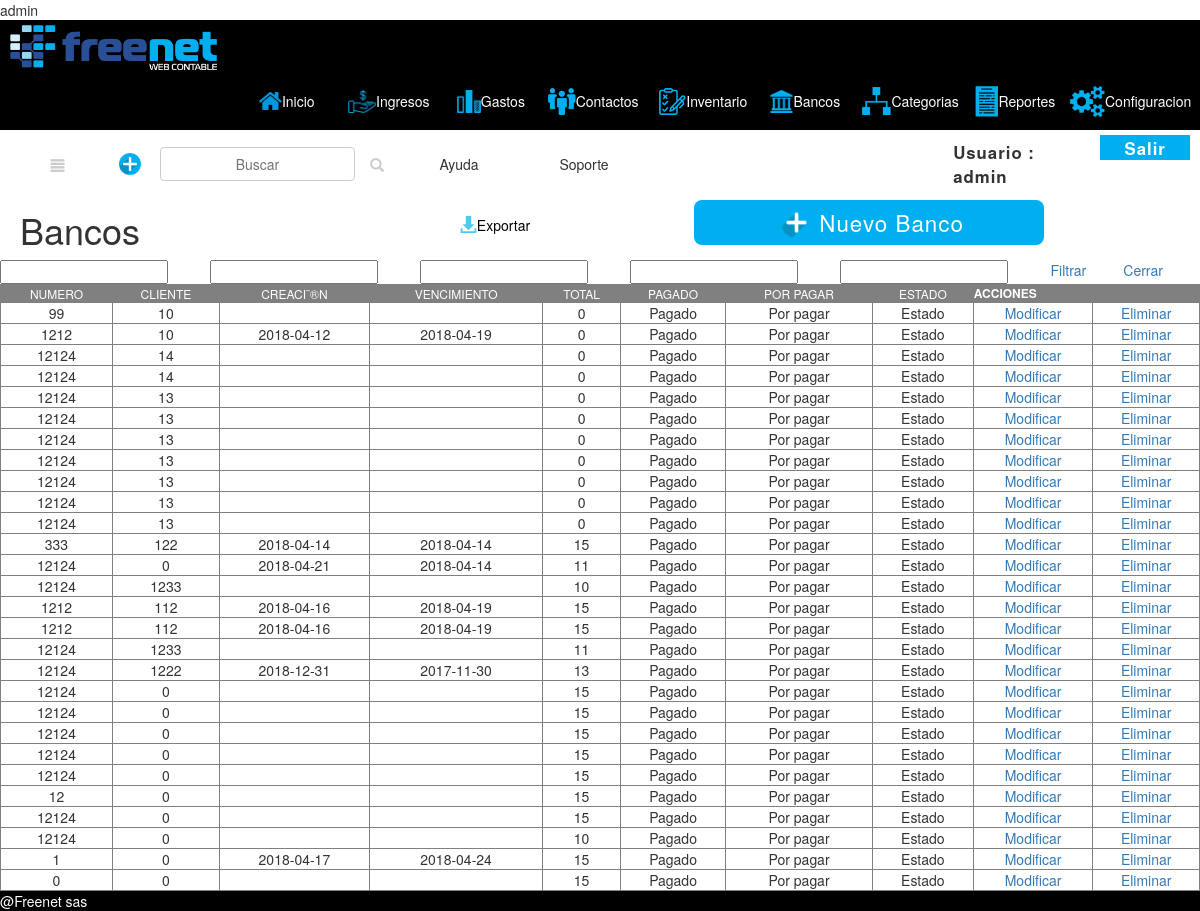
Page /bancos/bancos.php (signed in) on the committed database.
### tables this page shows
CREATE TABLE `entradas` (
  `numeracion` int(11) NOT NULL,
  `numero` int(11) NOT NULL,
  `notas` varchar(200) NOT NULL,
  `fecha` varchar(14) NOT NULL,
  `vencimiento` varchar(14) NOT NULL,
  `plazo` varchar(15) NOT NULL,
  `bodega` varchar(30) NOT NULL,
  `id_entrada` int(11) NOT NULL,
  `tipo_entrada` varchar(20) NOT NULL,
  `fecha_entrada` date NOT NULL,
  `hora_entrada` time NOT NULL,
  `subtotal` double NOT NULL,
  `descuentoTotal` double NOT NULL,
  `subtotalDescuento` double NOT NULL,
  `totalTotal` double NOT NULL,
  `id_cliente` int(11) NOT NULL
);

### bancos/bancos.php (the view, shortened to what this page needs)
<?php
require_once '../conexion/conexion.php';
?>
<!DOCTYPE html>
<html lang="en">
<head><meta http-equiv="Content-Type" content="text/html; charset=big5">
    <link rel="stylesheet" href="../css/reset.css">
   <link rel="stylesheet" type="text/css" href="../css/bootstrap.css">
    <link rel="stylesheet" href="../css/factura.css">
</head>
<?php
if(session_start()){
	echo ($_SESSION['usuario']). "<br>" ;
      }
    $sqlE = "select * from entradas";
	$statE = $pdo->prepare($sqlE);
	$statE->execute(array($numerof));
	$resEn = $statE->fetchAll();
?>
<?php include('menuFreenetBancos.php');  ?>
<body>
 <div>
    <div id="cuerpo">
      <article>
          <section class="contenido">
              <div class="actionbar-cont">
                  <h1>Bancos</h1>
                   <a class="espac" href="#"><img src="" alt=""></a>
                  <a class="exportar" id="btnExport" href="#"><img src="../img/factura/download.svg">Exportar</a>
                  <a href="crearFactura.php"> <div class="btn-nuevo"><img style="width:10% ; margin:0 7px; "src="../img/iconta/nueva factura 1 icon.png">Nuevo Banco</div></a>
              </div>
              <div class="filtros">
                  <input type="text">
                  <input type="text">
                  <input type="text">
                  <input type="text">
                  <input type="text">
                  <a href="">Filtrar</a>
                  <a href="">Cerrar</a>
              </div>
          </section>
          <section class="cont-tab">
              <div>
                  <div id='espaciado' class="espaciado">
                      <table id="tabView" border="1" width="100%" style="text-align: center;">
				<tr style="background-color: gray; color: white; text-transform: uppercase; font-size: 12px">
					<td>Numero</td>
					<td>Cliente</td>
					<td>Creaci¨®n</td>
					<td>Vencimiento</td>
					<td>Total</td>
					<td>Pagado</td>
					<td>Por pagar</td>
					<td>Estado</td>
					<th colspan="3" align="center">Acciones</th>
				</tr>
				<?php foreach (@$resEn as $res) {?>
					<tr>
						<td id="cod"><?php echo $res['numero']; ?></td>
						<td><?php echo $res['id_cliente']; ?></td>
						<td><?php echo $res['fecha']; ?></td>
						<td><?php echo $res['vencimiento']; ?></td>
						<td><?php echo $res['totalTotal']; ?></td>
						<td><?php echo Pagado; ?></td>
						<td><?php echo 'Por pagar'; ?></td>
						<td><?php echo 'Estado'; ?></td>
						<td><a href="modificar.php?id=<?php echo $row['id'];?>">Modificar</a></td>
						<td><a id="" class="" href="elimina_factura.php?id_entrada=<?php echo $res['id_entrada']; ?>">Eliminar</a></td>
					</tr>
				<?php } ?>
			</table>
                  </div>
              </div>
          </section>
      </article>
    </div>
    <footer>@Freenet sas
    </footer>
  </div>
</body>
</html>

### bancos/menuFreenetBancos.php (shortened to what this page needs)
<link rel="stylesheet" href="../css/inicio.css">
 	<link rel="stylesheet" media="(max-width: 300px)" href="../css/inicio.css">
    <link rel="stylesheet" href="https://maxcdn.bootstrapcdn.com/bootstrap/3.3.7/css/bootstrap.min.css">
<div id="main">
	<header>
		<a href="#"><img id="logo" src="../img/imgmain/Logo.png"></a>
<div id="menu">
        <ul class="menu">
            <li><a href="../inicio_sistema.php"><img src="../img/iconta/inicio icon.png">Inicio</a></li>
           <li><a href="../ingresos/facturas.php"><img src="../img/iconta/ingresos icon.png">Ingresos</a>
            </li>
            <li><a href="../gastos/pagos.php"><img src="../img/iconta/gastos icon.png">Gastos</a>
            </li>
              <li><a href="../contactos/contactos.php"><img src="../img/iconta/contactos icon.png">Contactos</a>
           </li>
           <li><a href="../inventario/items.php"><img src="../img/iconta/inventario icon.png">Inventario</a>
            </li>
            <li><a href="bancos.php"><img src="../img/iconta/banco icon.png">Bancos</a>
           </li>
           <li><a href="../categorias/categorias.php"><img src="../img/iconta/categorias icon.png">Categorias</a>
            </li>
            <li><a href="../reportes/reportes.php"><img id="irepor" src="../img/iconta/reportes icon.png">Reportes</a>
           </li>
           <li><a href="../config/index.php"><img src="../img/iconta/configuracion icon.png">Configuracion</a>
           </li>
        </ul>
   </div>
	</header>
	<div id="actionbar-head">
		 <div id="actionbar-head-left">
	            <a href="#"><div class="btn-menu-hambur"><span class="glyphicon">&#xe055;</span></div></a>
	              <a href="#"><div class="btn-agg"><img style="width:40% ; margin:0 5px; "src="../img/iconta/nueva factura 1 icon.png"></div></a>
	              <input type=text placeholder="Buscar" class="btn btn-default btn-md"><span class="glyphicon glyphicon-search"></span></input>
              <div class="ayuda">Ayuda</div>
                <div class="soporte">Soporte</div>
                 </div>
	         <div id="actionbar-head-right">
	        <div class="session">Usuario : <?php echo $_SESSION['usuario']; ?> <a href="../config/close.php"><span class="salir"> Salir</span></div></a>
              </div>
        </div>

### css/factura.css (style rules this page uses)
* { border-size: border-box; margin: 0; padding: 0; }
body { background: url(../img/imgmain/Background.png)no-repeat center center fixed; font-family: 'roboto', scan-serif; }
#cuerpo { display:grid; grid-template-columns: [articule]1fr; }
footer { display:flex; grid-row: 10/11; align-items:center; justify-content:center; background: black; color:white; }
article { display:grid; grid-column:auto; }
#actionbar-head { display:flex; justify-content:center; height:28px; align-items: center; background:transparent; }
.btn-menu-hambur { width:100px; display:flex; align-items:center; justify-content:center; padding: 3px; }
.btn-agg { width:60px; display:flex; align-items:center; justify-content:center; padding: 3px; }
.ayuda { width: 150px; display:flex; align-items:center; justify-content:center; padding: 3px; }
.soporte { width: 100px; display:flex; align-items:center; justify-content:center; padding: 3px; }
.actionbar-cont { display:grid; grid-auto-flow: column; justify-content:stretch; align-items:center; margin:0 0 0 20px; }
.actionbar-cont a { text-decoration:none; padding: 8px; color:black; display:flex; align-items:center; }
.exportar img { width:17px; margin-right:px; margin-left:0px; }
.filtros { display:grid; grid-auto-flow:column; }
.filtros > input { width:80%; }
.espac { width: 25%; }
span { color:#ccc; margin:3; }
.btn-nuevo { width: 350px; background: #00afef; height:45px; color: white; padding: 20px; margin-top: -5px; display:flex; justify-content:center; align-items:center; letter-spacing: 1px; font-size: 1.6em; font-weight:500; border-radius: 8px; text-decoration:none; }

### css/inicio.css (style rules this page uses)
* { border-size: border-box; margin: 0; padding: 0; }
body { background: url(../img/imgmain/Background.png)no-repeat center center fixed;; font-family: 'roboto', scan-serif; }
#main { display: grid; height: 100vh; grid-template-columns:auto-fit; grid-template-rows: [header]110px [session]20px [row1]1fr [row2]1fr [foot]70px; grid-gap: 20px; }
header { background: black; }
#logo { width:207px; margin: 5px 0px 16px 10px; }
#menu { display:flex; justify-content:flex-end; align-items:center; margin: 0px 0px 0px 0px; align-items:center; }
ul img { width:25%; }
#menu ul { list-style: none; display: flex; justify-content:right; align-items:center; }
#menu a { color: #fff; text-decoration:none; background: black; padding: 0px; display: flex; justify-content:center; align-items:center; }
.session { display:inline-flex; justify-content:flex-end; margin-right: 4%; font-size: 1.2em; font-weight: 900; letter-spacing: 1px; text-decoration:none; }
span { margin-left: 15px; }
.salir { width: 90px; background: #00afef; height:25px; color: white; padding: 5px; margin-top: -5px; display:flex; justify-content:center; align-items:center; letter-spacing: 1px; }
a:link { text-decoration:none; }
#actionbar-head { display:flex; justify-content:space-between; height:28px; align-items: center; background:transparent; flex-direction:row; }
#actionbar-head-left { display:flex; justify-content:center; height:28px; align-items: center; background:transparent; flex-direction:row; }
#actionbar-head-right { display:flex; justify-content:space-around; height:28px; align-items: center; background:transparent; flex-direction:row; }
.btn-menu-hambur { width:100px; display:flex; align-items:center; justify-content:center; padding: 7px; }
.btn-agg { width:60px; display:flex; align-items:center; justify-content:center; padding: 3px; }
.ayuda { width: 150px; display:flex; align-items:center; justify-content:center; padding: 3px; }
.soporte { width: 100px; display:flex; align-items:center; justify-content:center; padding: 3px; }

### rows in the picture
entradas: numero "99", id_cliente "10", totalTotal "0"
entradas: numero "1212", id_cliente "10", fecha "2018-04-12", vencimiento "2018-04-19", totalTotal "0"
entradas: numero "12124", id_cliente "14", totalTotal "0"
entradas: numero "12124", id_cliente "14", totalTotal "0"
entradas: numero "12124", id_cliente "13", totalTotal "0"
entradas: numero "12124", id_cliente "13", totalTotal "0"
entradas: numero "12124", id_cliente "13", totalTotal "0"
entradas: numero "12124", id_cliente "13", totalTotal "0"
entradas: numero "12124", id_cliente "13", totalTotal "0"
entradas: numero "12124", id_cliente "13", totalTotal "0"
entradas: numero "12124", id_cliente "13", totalTotal "0"
entradas: numero "333", id_cliente "122", fecha "2018-04-14", vencimiento "2018-04-14", totalTotal "15"
entradas: numero "12124", id_cliente "0", fecha "2018-04-21", vencimiento "2018-04-14", totalTotal "11"
entradas: numero "12124", id_cliente "1233", totalTotal "10"
entradas: numero "1212", id_cliente "112", fecha "2018-04-16", vencimiento "2018-04-19", totalTotal "15"
entradas: numero "1212", id_cliente "112", fecha "2018-04-16", vencimiento "2018-04-19", totalTotal "15"
entradas: numero "12124", id_cliente "1233", totalTotal "11"
entradas: numero "12124", id_cliente "1222", fecha "2018-12-31", vencimiento "2017-11-30", totalTotal "13"
entradas: numero "12124", id_cliente "0", totalTotal "15"
entradas: numero "12124", id_cliente "0", totalTotal "15"
entradas: numero "12124", id_cliente "0", totalTotal "15"
entradas: numero "12124", id_cliente "0", totalTotal "15"
entradas: numero "12124", id_cliente "0", totalTotal "15"
entradas: numero "12", id_cliente "0", totalTotal "15"
entradas: numero "12124", id_cliente "0", totalTotal "15"
entradas: numero "12124", id_cliente "0", totalTotal "10"
entradas: numero "1", id_cliente "0", fecha "2018-04-17", vencimiento "2018-04-24", totalTotal "15"
entradas: numero "0", id_cliente "0", totalTotal "15"

### other values in the picture
$_SESSION['usuario'] "admin"
